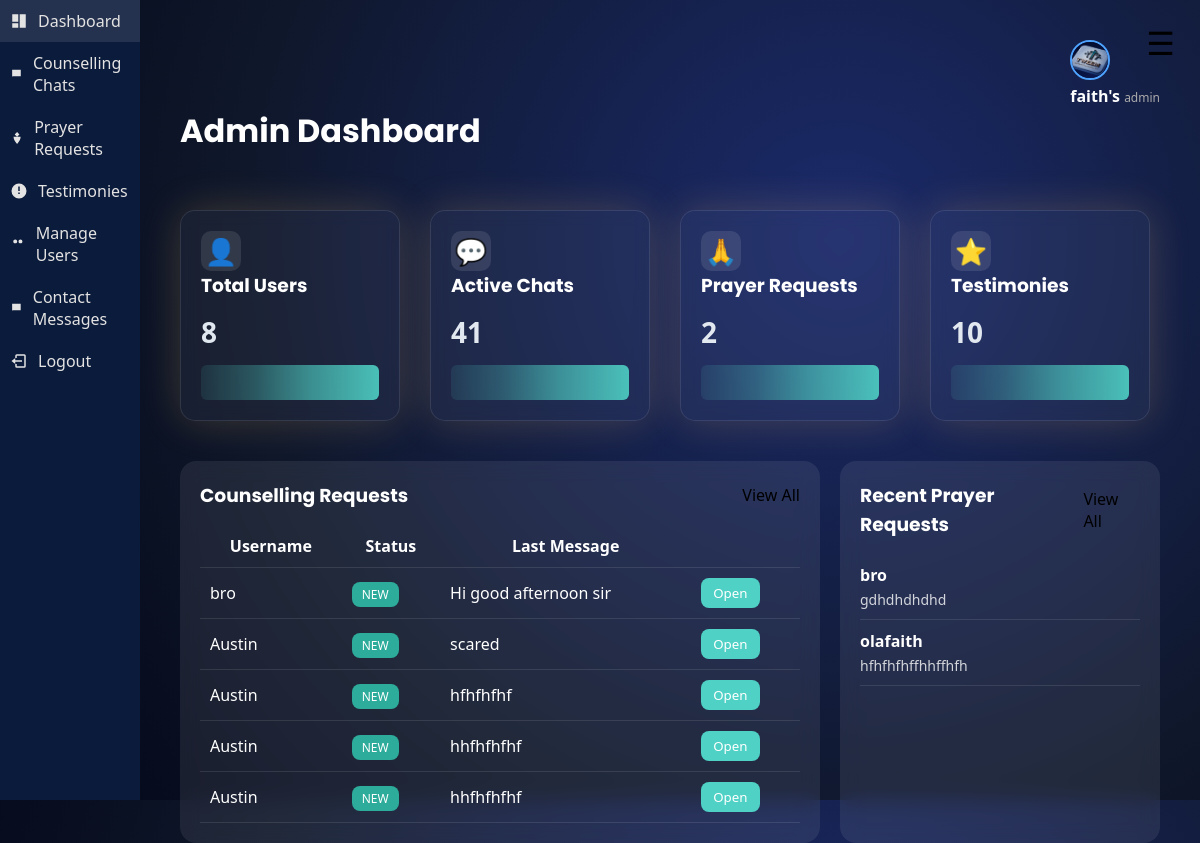
Screenshot of /admin/dashboard (signed in) with the database file from the repository.
### tables this page shows
CREATE TABLE users (
            id INTEGER PRIMARY KEY AUTOINCREMENT,
            name TEXT NOT NULL,
            email TEXT UNIQUE NOT NULL,
            password TEXT NOT NULL
        , role TEXT DEFAULT 'user', profile_pic TEXT, is_verified INTEGER DEFAULT 0, status TEXT DEFAULT 'active', warning TEXT DEFAULT '', reset_token TEXT);

CREATE TABLE counselor_chats (
    id INTEGER PRIMARY KEY AUTOINCREMENT,
    username TEXT,
    sender TEXT,
    message TEXT,
    created_at TIMESTAMP DEFAULT CURRENT_TIMESTAMP
);

CREATE TABLE prayer_requests (
            id INTEGER PRIMARY KEY AUTOINCREMENT,
            user_id INTEGER,
            type TEXT,
            content TEXT,
            visibility TEXT,
            created_at TIMESTAMP DEFAULT CURRENT_TIMESTAMP, username TEXT, Request TEXT, response TEXT, status TEXT DEFAULT 'pending',
            FOREIGN KEY(user_id) REFERENCES users(id)
        );

### app.py (the view)
@app.route("/admin/dashboard")
def admin_dashboard():
    if session.get("role") != "admin":
        return "Access denied"
    conn = sqlite3.connect("database.db")
    conn.row_factory = sqlite3.Row
    cursor = conn.cursor()
    cursor.execute("SELECT COUNT(*) FROM users")
    users = cursor.fetchone()[0]
    cursor.execute("SELECT COUNT(*) FROM counselor_chats")
    chats = cursor.fetchone()[0]
    cursor.execute("SELECT COUNT(*) FROM prayer_requests")
    prayers = cursor.fetchone()[0]
    cursor.execute("SELECT COUNT(*) FROM testimonies")
    testimonies = cursor.fetchone()[0]
    cursor.execute("""
        SELECT username, message
        FROM counselor_chats
        ORDER BY id DESC
        LIMIT 5
    """)
    recent_chats = cursor.fetchall()
    cursor.execute("""
        SELECT username, request
        FROM prayer_requests
        ORDER BY id DESC
        LIMIT 5
        """)
    recent_prayers = cursor.fetchall()
    conn.close()
    return render_template(
        "admin_dashboard.html",
        users=users,
        chats=chats,
        prayers=prayers,
        testimonies=testimonies,
        recent_chats=recent_chats,
        recent_prayers=recent_prayers
    )

### app.py (called while the page is built)
@app.context_processor
def inject_user():
    if "user_id" in session:
        conn = sqlite3.connect("database.db")
        conn.row_factory = sqlite3.Row
        cursor = conn.cursor()
        cursor.execute("SELECT * FROM users WHERE id=?", (session["user_id"],))
        user = cursor.fetchone()
        conn.close()
        return dict(user=user)
    return dict(user=None)

### templates/admin_dashboard.html (shortened to what this page needs)
{% extends "layout.html" %}
{% block content %}
<h1>Admin Dashboard</h1>
<div class="analytics-cards">
<div class="card">
<div class="card-top">
<span class="icon">👤</span>
</div>
<h3>Total Users</h3>
<p>{{ users }}</p>
<div class="mini-graph"></div>
</div>
<div class="card">
<div class="card-top">
<span class="icon">💬</span>
</div>
<h3>Active Chats</h3>
<p>{{ chats }}</p>
<div class="mini-graph"></div>
</div>
<div class="card">
<div class="card-top">
<span class="icon">🙏</span>
</div>
<h3>Prayer Requests</h3>
<p>{{ prayers }}</p>
<div class="mini-graph"></div>
</div>
<div class="card">
<div class="card-top">
<span class="icon">⭐</span>
</div>
<h3>Testimonies</h3>
<p>{{ testimonies }}</p>
<div class="mini-graph"></div>
</div>
</div>
<div class="dashboard-panels">
<div class="dashboard-card">
<div class="card-header">
<h3>Counselling Requests</h3>
<a href="/admin/chats">View All</a>
</div>
<table class="dashboard-table">
<tr>
<th>Username</th>
<th>Status</th>
<th>Last Message</th>
<th></th>
</tr>
{% for chat in recent_chats %}
<tr>
<td>{{ chat["username"] }}</td>
<td>
<span class="status new">NEW</span>
</td>
<td>{{ chat["message"] }}</td>
<td>
<a href="/admin/chat/{{ chat['username'] }}">
<button class="open-btn">Open</button>
</a>
</td>
</tr>
{% endfor %}
</table>
</div>
<div class="dashboard-card">
<div class="card-header">
<h3>Recent Prayer Requests</h3>
<a href="/admin/prayers">View All</a>
</div>
<ul class="prayer-list">
{% for prayer in recent_prayers %}
<li>
<strong>{{ prayer["username"] }}</strong>
<p>{{ prayer["request"] }}</p>
</li>
{% endfor %}
</ul>
</div>
</div>
{% endblock %}

### templates/layout.html (shortened to what this page needs)
<!DOCTYPE html>
<html lang="en">
<head>
    <link rel="stylesheet" href="{{ url_for('static', filename='css/style.css') }}">
    <link rel="stylesheet" href="{{ url_for('static', filename='css/mobile.css') }}">
</head>
<body class="light">
<div class="app">
<button id="menu-toggle-btn" onclick="toggleMenu()" class="menu-toggle-btn">☰</button>
    <aside class="sidebar" id="sidebar">
        <nav class="menu">
            {% if session.get("role") == "admin" %}
            <a href="/admin/dashboard">
                <svg><use href="#icon-dashboard"/></svg>
                Dashboard
            </a>
            <a href="/admin/chats">
                <svg><use href="#icon-chat"/></svg>
                Counselling Chats
            </a>
            <a href="/admin/prayers">
                <svg><use href="#icon-prayer"/></svg>
                Prayer Requests
            </a>
            <a href="/admin/testimonies">
                <svg><use href="#icon-testimony"/></svg>
                Testimonies
            </a>
            <a href="/admin/users">
                <svg><use href="#icon-users"/></svg>
                Manage Users
            </a>
            <a href="/admin/contacts">
                <svg><use href="#icon-chat"/></svg>
                Contact Messages
            </a>
            {% endif %}
            <a href="/logout">
                <svg><use href="#icon-logout"/></svg>
                Logout
            </a>
        </nav>
    </aside>
    <main class="content" id="content">
       <header class="topbar">
<div class="topbar-right">
<div class="topbar-right">
    <div class="admin-profile">
        <div class="profile-dropdown">
            <img
            src="{{ url_for('static', filename='uploads/' + user['profile_pic']) if user is defined and user['profile_pic'] else url_for('static', filename='logo.jpg') }}"
            class="profile-img"
            >
        <div class="admin-info">
            <span class="admin-name">{{ session.get("user_name", "User") }}</span>
            <span class="admin-role">{{ session.get("role", "Member") }}</span>
        </div>
</div>
</div>
</header>
        {% block content %}{% endblock %}
    </main>
</div>
</body>
</html>

### static/css/style.css (style rules this page uses)
* { margin: 0; padding: 0; box-sizing: border-box; font-family: 'Segoe UI', sans-serif; }
body, .sidebar, .content, .card, .bible-card { transition: background 0.4s ease, color 0.4s ease, width 0.35s ease, opacity 0.3s ease, transform 0.3s ease; }
body { font-family: 'Nunito', sans-serif; }
h1, h2, h3 { font-family: 'Poppins', sans-serif; }
body { min-height: 100vh; background: radial-gradient(circle at 70% 30%, #1b2a6b, #0f172a 60%, #020617 100%); color: white; overflow-x: hidden; transition: 0.3s ease; }
body::before { content: ""; position: fixed; width: 100%; height: 100%; background: url("https://www.transparenttextures.com/patterns/stardust.png"); opacity: 0.15; z-index: -1; }
.app { display: flex; height: 100vh; }
.sidebar { width: 250px; background: #0b1b3b; color: white; transition: width 0.35s ease; overflow: hidden; position: relative; }
.menu a { padding: 15px 20px; color: white; text-decoration: none; transition: opacity 0.3s ease, transform 0.3s ease, background 0.3s ease; }
.content { flex: 1; padding: 30px; transition: opacity 0.3s ease; }
body { transition: background 0.4s ease, color 0.4s ease; }
.menu { display: flex; flex-direction: column; }
.menu a { padding: 15px 20px; color: white; text-decoration: none; transition: 0.3s ease; }
.content { flex: 1; padding: 40px; position: relative; }
.card { background: rgba(255, 255, 255, 0.05); backdrop-filter: blur(20px); border: 1px solid rgba(255, 255, 255, 0.1); border-radius: 16px; padding: 30px; margin-top: 30px; width: 70%; box-shadow: 0 0 40px rgba(255, 200, 100, 0.2); }
.card p { line-height: 1.6; color: #e2e8f0; }
.topbar { display: flex; justify-content: flex-end; }
a { text-decoration: none; color: black; }
button { background-color: black; color: white; border: none; padding: 4px 16px; cursor: pointer; }
.analytics-cards { display:grid; grid-template-columns:repeat(auto-fit,minmax(230px,1fr)); gap:20px; margin-top:25px; width:100%; max-width:1100px; }
.card { background:rgba(255,255,255,0.08); padding:20px; border-radius:12px; width:220px; backdrop-filter:blur(8px); color:white; }
.card h3 { margin-bottom:10px; }
.card p { font-size:28px; font-weight:bold; }
.card-top { display:flex; align-items:center; gap:10px; }
.icon { font-size:26px; }
.mini-graph { height:35px; margin-top:10px; border-radius:6px; background:linear-gradient( 90deg, rgba(79,209,197,0.1) 0%, rgba(79,209,197,0.3) 30%, rgba(79,209,197,0.6) 60%, rgba(79,209,197,0.9) 100% ); }
.dashboard-panels { display:grid; grid-template-columns:2fr 1fr; gap:20px; margin-top:40px; }
.dashboard-card { background:rgba(255,255,255,0.08); border-radius:16px; padding:20px; backdrop-filter:blur(10px); }
.card-header { display:flex; justify-content:space-between; align-items:center; margin-bottom:15px; }
.dashboard-table { width:100%; border-collapse:collapse; }
.dashboard-table th, .dashboard-table td { padding:10px; border-bottom:1px solid rgba(255,255,255,0.1); }
.prayer-list { list-style:none; padding:0; }
.prayer-list li { padding:10px 0; border-bottom:1px solid rgba(255,255,255,0.1); }
.status { padding:4px 10px; border-radius:8px; font-size:12px; }
.status.new { background:#2dac9b; color:white; }
.open-btn { background:#4fd1c5; border:none; padding:6px 12px; border-radius:8px; cursor:pointer; }
.prayer-list p { font-size:14px; opacity:0.8; margin-top:4px; }
.topbar-right { display: flex; justify-content: flex-end; }
.admin-profile { display: flex; align-items: center; gap: 10px; }
.profile-img { width: 40px; height: 40px; border-radius: 50%; object-fit: cover; cursor: pointer; border: 2px solid #4da3ff; }
.profile-dropdown { position: relative; }
.admin-name { font-weight: bold; }
.admin-role { font-size: 12px; color: #aaa; }
.icon { width: 28px; height: 28px; animation: wave 1.5s infinite; }
.reply-card, .card { background: rgba(255,255,255,0.05); padding: 20px; border-radius: 15px; transition: 0.3s; }
.icon { width:40px; height:40px; display:flex; align-items:center; justify-content:center; background:rgba(255,255,255,0.1); border-radius:10px; margin-right:15px; }
.menu a { display: flex; align-items: center; gap: 10px; padding: 10px; text-decoration: none; color: #e4e3e3; }
.menu svg { width: 18px; height: 18px; fill: currentColor; }

### rows the page displays
users: get "faith's", get "admin"
counselor_chats: username "bro", message "Hi good afternoon sir"
counselor_chats: username "Austin", message "scared"
counselor_chats: username "Austin", message "hfhfhfhf"
counselor_chats: username "Austin", message "hhfhfhfhf"
counselor_chats: username "Austin", message "hhfhfhfhf"
prayer_requests: username "bro", request "gdhdhdhdhd"
prayer_requests: username "olafaith", request "hfhfhfhffhhffhfh"

### other values shown
{{ users }} "8"
{{ chats }} "41"
{{ prayers }} "2"
{{ testimonies }} "10"
